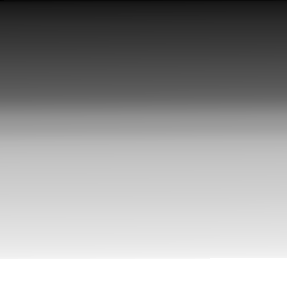
#> input picture TP1/img1_tp.png, 287 x 288 px
$ jupyter execute tp1_parte2.ipynb
#> lines starting #> are read from the running program, lines starting #| are printed output that depends on the picture; after the words box and inside, x2 and y2 are one past the last pixel; in counts of white or black regions, pixels touching at a corner belong together
## Parte 2
1. Para las imágenes img1_tp.png y img2_tp.png leerlas con OpenCV en escala de grisas y visualizarlas.

[cell 1]
import numpy as np
import cv2 as cv
import matplotlib.pyplot as plt

[cell 2]
img_1 = cv.imread('./TP1/img1_tp.png', cv.IMREAD_GRAYSCALE)
#> img_1 is the input picture: shape (288, 287); min 2, max 255, mean 154.8
img_2 = cv.imread('./TP1/img2_tp.png', cv.IMREAD_GRAYSCALE)
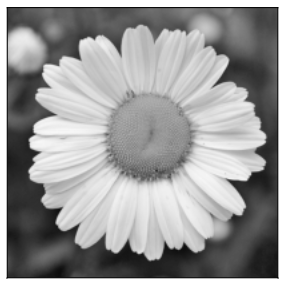
#> input picture TP1/img2_tp.png, 287 x 288 px
#> img_2 is the input picture: shape (288, 287); min 2, max 255, mean 154.8

[cell 3]
plt.figure(figsize=(10, 5))
plt.subplot(1,2,1)
plt.imshow(img_1, cmap='gray')
plt.subplot(1,2,2)
plt.imshow(img_2, cmap='gray')
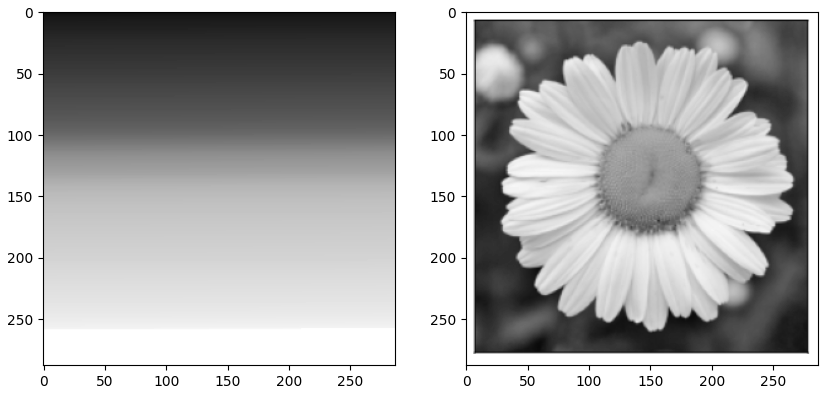
#> figure drawn by matplotlib, 2 panels

2. Elija el numero de bins que crea conveniente y grafique su histograma, compare los histogramas entre si. Explicar lo que se observa, si tuviera que entrenar un modelo de clasificación/detección de imágenes, considera que puede ser de utilidad tomar como ‘features’ a los histogramas?

[cell 4]
hist_img1 = cv.calcHist([img_1], [0], None, [100], [0, 100])
#> hist_img1 = 100 values, max 614 at index 48, min 0 at index 0, mean 275.2
hist_img2 = cv.calcHist([img_2], [0], None, [100], [0, 100])
#> hist_img2 has the same summary as hist_img1

[cell 5]
plt.figure(figsize=(10, 5))

plt.subplot(1, 2, 1)
plt.plot(hist_img1, color='black')
plt.title('Histograma Imagen 1')
plt.xlabel('Intensidad de píxeles')
plt.ylabel('Cantidad de píxeles')
plt.subplot(1, 2, 2)
plt.plot(hist_img2, color='black')
plt.title('Histograma Imagen 2')
plt.xlabel('Intensidad de píxeles')
plt.ylabel('Cantidad de píxeles')
#> figure, not shown here; panel 1: curve peaks at x = 48, y = 614; panel 2: curve peaks at x = 48, y = 614

3. Para la imagen segmentacion.png analice el histograma de los canales RGB. Segmente algunos de los elementos presentes en la imagen (agua, cielo, tierra) y muestre, aplicando mascaras, las regiones en imágenes separadass

[cell 6]
import cv2 as cv
import numpy as np
import matplotlib.pyplot as plt

def segment_sky_water_land(image):
  # convert to hsv
  hsv = cv.cvtColor(image, cv.COLOR_BGR2HSV)

  lower_sky = np.array([100, 50, 50])
  upper_sky = np.array([140, 255, 255])

  lower_water = np.array([36, 25, 25])
  upper_water = np.array([80, 255, 255])

  lower_land = np.array([10, 50, 50])
  upper_land = np.array([30, 255, 255])

  # masking for each color range
  mask_sky = cv.inRange(hsv, lower_sky, upper_sky)
  mask_water = cv.inRange(hsv, lower_water, upper_water)
  mask_land = cv.inRange(hsv, lower_land, upper_land)

  # segmentation
  sky = cv.bitwise_and(image, image, mask=mask_sky)
  water = cv.bitwise_and(image, image, mask=mask_water)
  land = cv.bitwise_and(image, image, mask=mask_land)

  plt.figure(figsize=(10, 10))

  plt.subplot(2, 2, 1)
  plt.imshow(cv.cvtColor(image, cv.COLOR_BGR2RGB))
  plt.title('Original Image')

  plt.subplot(2, 2, 2)
  plt.imshow(cv.cvtColor(sky, cv.COLOR_BGR2RGB))
  plt.title('Cielo')

  plt.subplot(2, 2, 3)
  plt.imshow(cv.cvtColor(water, cv.COLOR_BGR2RGB))
  plt.title('Agua')

  plt.subplot(2, 2, 4)
  plt.imshow(cv.cvtColor(land, cv.COLOR_BGR2RGB))
  plt.title('Tierra')

  plt.tight_layout()
  plt.show()

[cell 7]
image = cv.imread('./TP1/segmentacion.png')
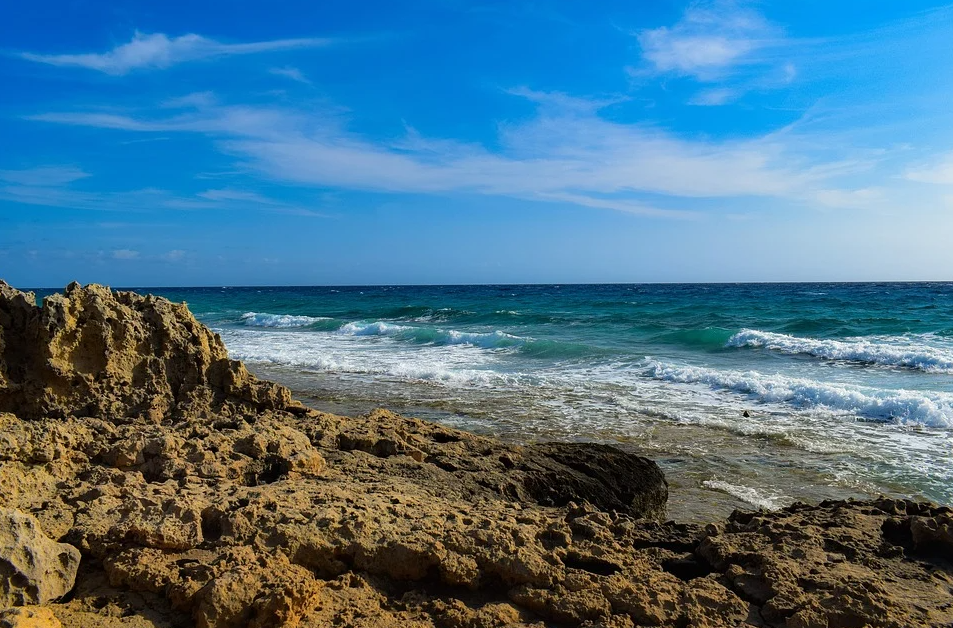
#> input picture TP1/segmentacion.png, 953 x 628 px
#> image is the input picture: shape (628, 953, 3); mean B, G, R 139, 116.4, 76.1

bgr_hist = cv.calcHist([image], [0, 1, 2], None, [256, 256, 256], [0, 256, 0, 256, 0, 256])

plt.plot(bgr_hist[:,0])
plt.plot(bgr_hist[:,1])
plt.plot(bgr_hist[:,2])
plt.title('Histograma de canales rgb')
plt.xlabel('Intensity')
plt.ylabel('Numero de pixeles')
plt.show()
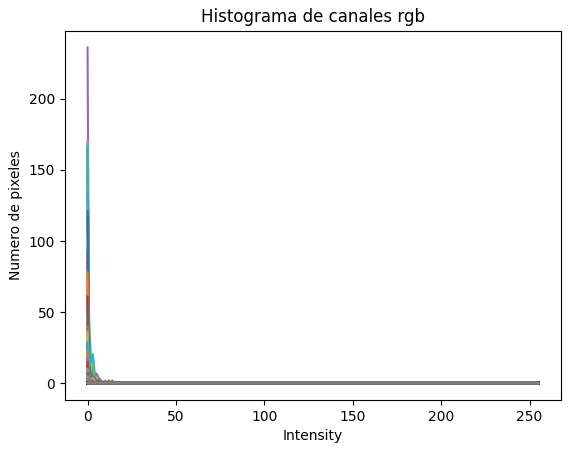
#> figure drawn by matplotlib, 1 panel; curve peaks at x = 0, y = 165; curve peaks at x = 0, y = 81; curve peaks at x = 0, y = 169

segment_sky_water_land(image)
#> in segment_sky_water_land, `hsv = cv.cvtColor(image, cv.COLOR_BGR2HSV)`: hsv: shape (628, 953, 3); mean H, S, V 70.1, 153.6, 153.9
#> in segment_sky_water_land, `mask_sky = cv.inRange(hsv, lower_sky, upper_sky)`:
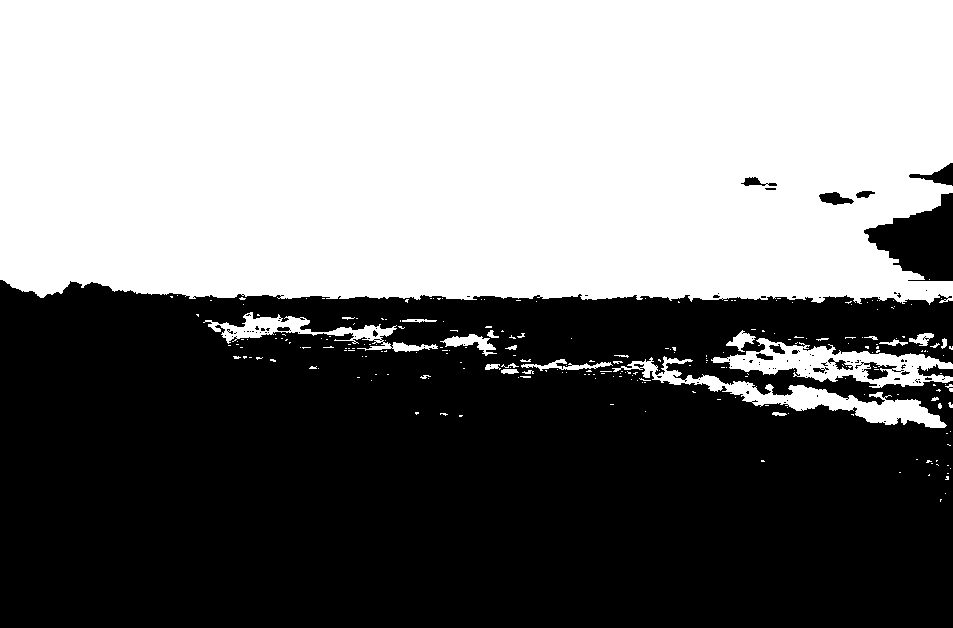
#> mask_sky: shape (628, 953); 48.8% white; 242 white regions (213 under 20 px), largest, box (x1, y1, x2, y2) and area: (0, 0, 953, 305) 277022, (711, 338, 953, 388) 5059, (612, 356, 947, 428) 4855
#> in segment_sky_water_land, `mask_water = cv.inRange(hsv, lower_water, upper_water)`:
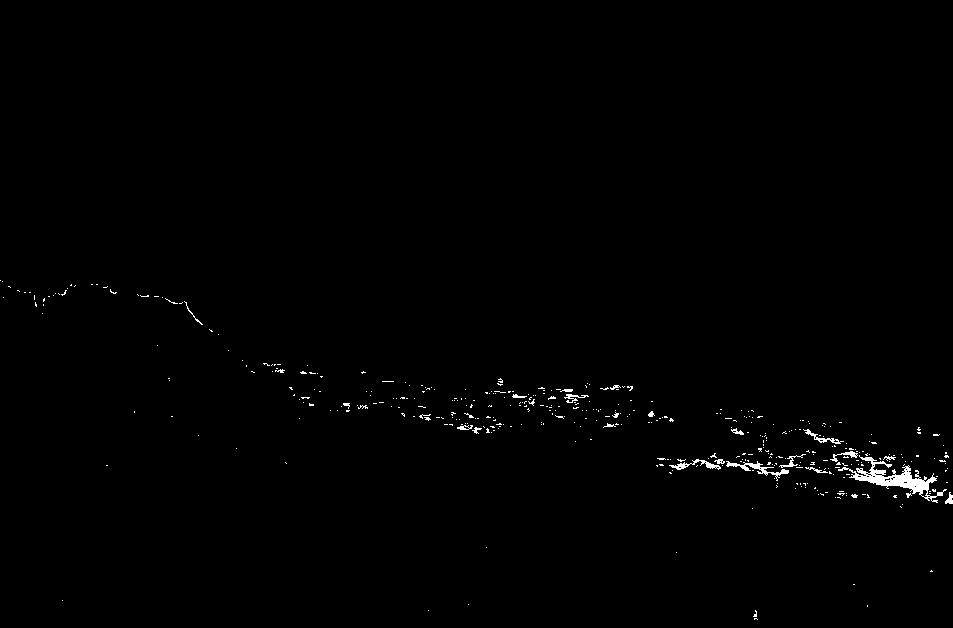
#> mask_water: shape (628, 953); 0.67% white; 421 white regions (397 under 20 px), largest, box (x1, y1, x2, y2) and area: (838, 455, 947, 503) 1253, (726, 461, 789, 481) 285, (669, 459, 721, 470) 182
#> in segment_sky_water_land, `mask_land = cv.inRange(hsv, lower_land, upper_land)`:
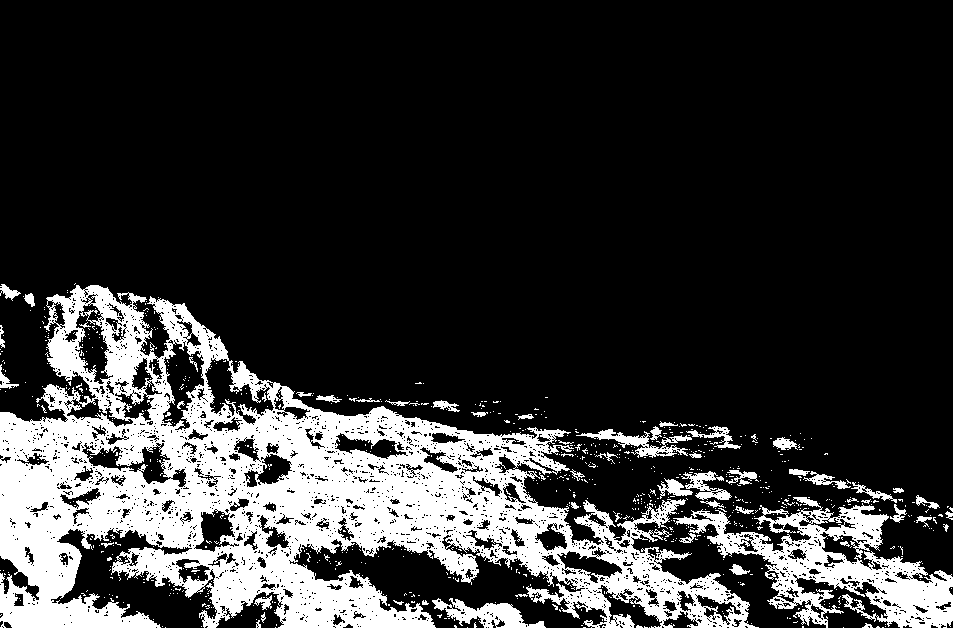
#> mask_land: shape (628, 953); 20.3% white; 831 white regions (774 under 20 px), largest, box (x1, y1, x2, y2) and area: (0, 285, 759, 628) 99462, (673, 497, 953, 628) 12893, (432, 598, 546, 628) 1523
#> in segment_sky_water_land, `sky = cv.bitwise_and(image, image, mask=mask_sky)`:
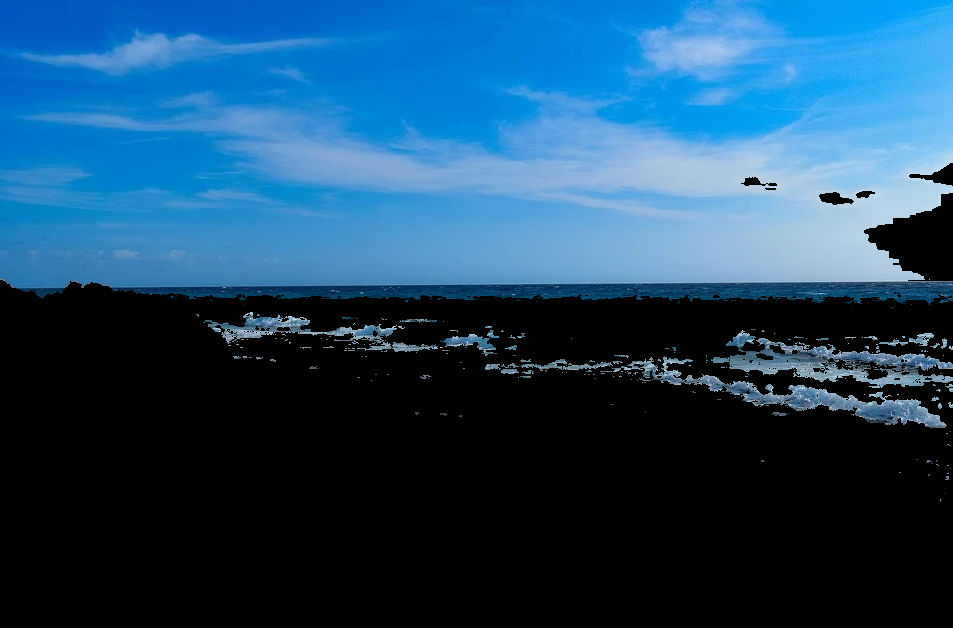
#> sky: shape (628, 953, 3); mean B, G, R 101.3, 71, 29.6
#> in segment_sky_water_land, `land = cv.bitwise_and(image, image, mask=mask_land)`:
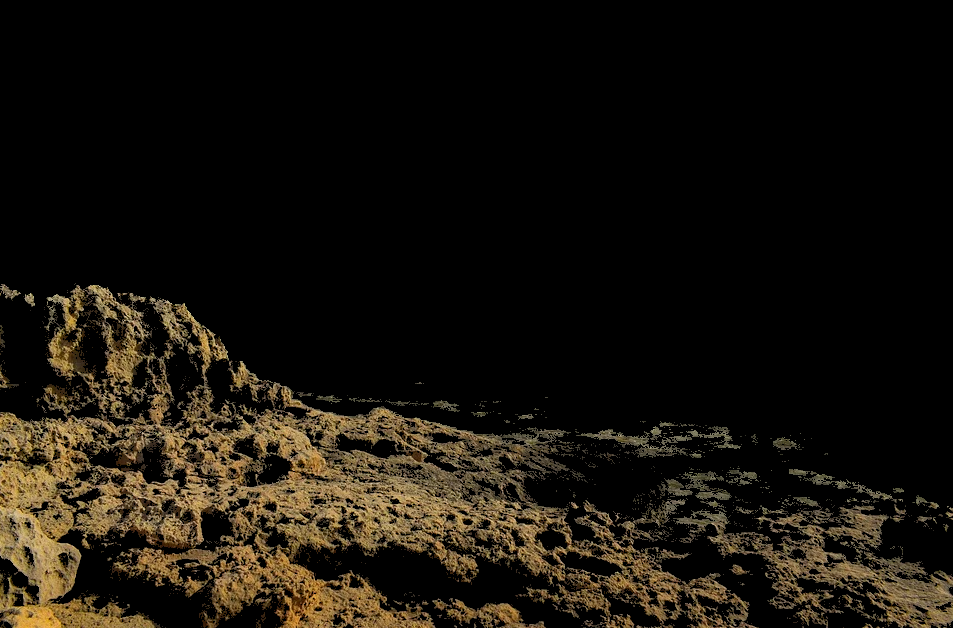
#> land: shape (628, 953, 3); mean B, G, R 12.6, 19.8, 24.3
#> in segment_sky_water_land, `plt.show()`:
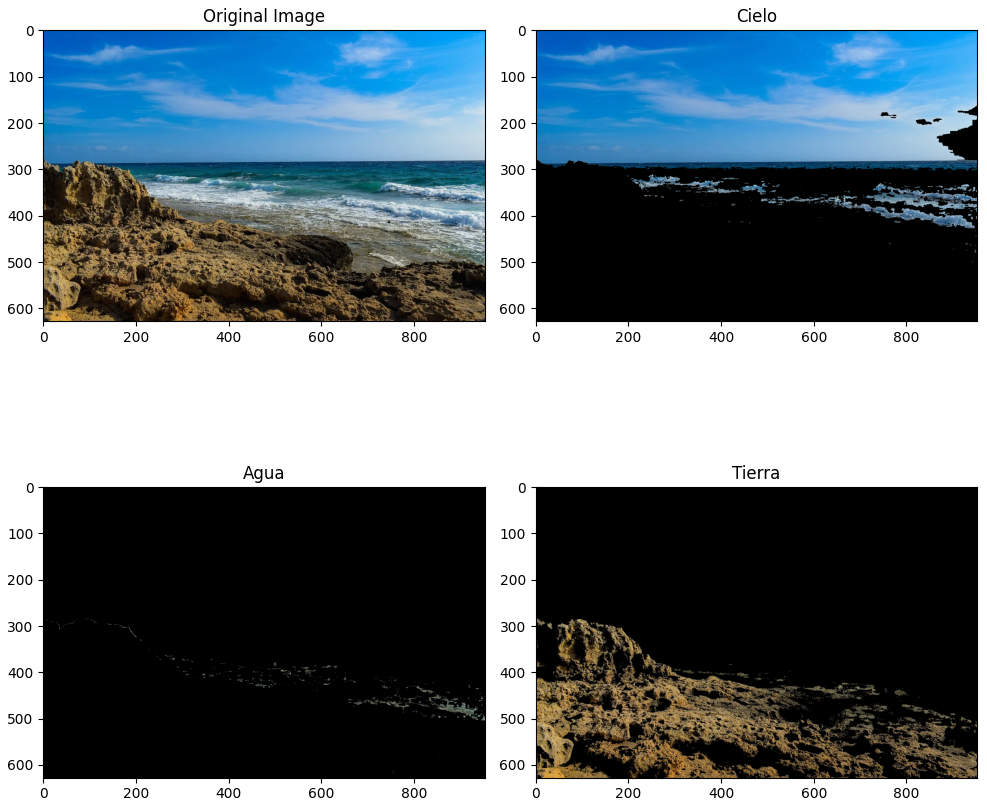
#> figure drawn by matplotlib, 4 panels
